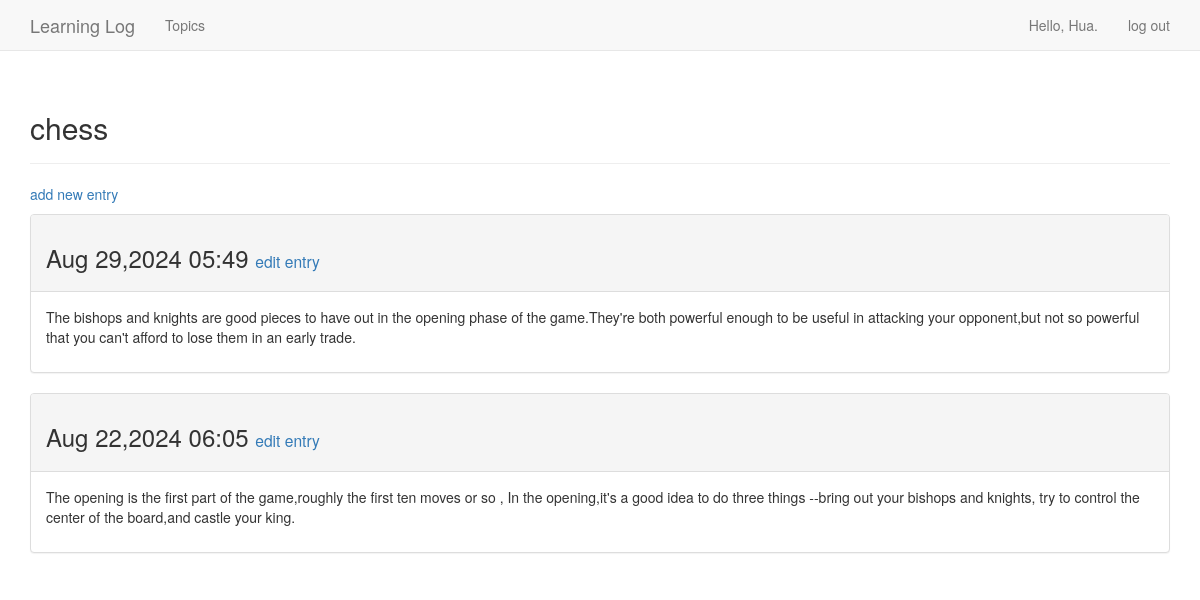
The page /topics/1/ (signed in) on the database its author committed.
### learning_logs/models.py (models this page shows, shortened)
class Topic(models.Model):
    text = models.CharField(max_length=200)
    date_added = models.DateTimeField(auto_now_add=True)
    owner = models.ForeignKey(User,on_delete=models.CASCADE)
    def __str__(self):
        return self.text

class Entry(models.Model):
    topic = models.ForeignKey(Topic,on_delete=models.CASCADE)
    text = models.TextField()
    date_added = models.DateTimeField(auto_now_add=True)
    class Meta:
        verbose_name_plural = 'entries'

### learning_logs/views.py (the view)
# urls.py: path('topics/<int:topic_id>/',views.topic,name='topic'),
@login_required
def topic(request,topic_id):
    topic = Topic.objects.get(id=topic_id)
    if topic.owner != request.user:
        raise Http404
    entries = topic.entry_set.order_by('-date_added')
    context = {'topic':topic, 'entries':entries}
    return render(request,'learning_logs/topic.html',context)

### learning_logs/templates/learning_logs/topic.html
{% extends 'learning_logs/base.html' %}
{% block header %}
<h2>{{topic}}</h2>
{% endblock header %}
{% block content %}
<p>
    <a href="{% url 'learning_logs:new_entry' topic.id %}">add new entry</a>
</p>
<ui>
    {% for entry in entries %}
    <div class="panel panel-default">
        <div class="panel-heading">
            <h3>
                {{ entry.date_added|date:'M d,Y H:i'}}
                <small>
                    <a href="{% url 'learning_logs:edit_entry' entry.id %}">edit entry</a>
                </small>
            </h3>
    </div>
    <div class="panel-body">
        {{ entry.text|linebreaks}}
    </div>
    </div>
    {% empty %}
        There are no entries for this topic yet.
    {% endfor %}
</ui>
{% endblock content %}

### learning_logs/templates/learning_logs/base.html (shortened to what this page needs)
<!DOCTYPE html>
<html lang="en">
  <head>
        <link rel="stylesheet" href="https://cdn.jsdelivr.net/npm/bootstrap@3.4.1/dist/css/bootstrap.min.css">
  </head>
  <body>
    <nav class="navbar navbar-default navbar-static-top">
        <div class="container">
            <div class="navbar-header">
                <a class="navbar-brand" href="{% url 'learning_logs:index' %}">
                    Learning Log</a>
            </div>
            <div id="navbar" class="navbar-collapse collapse">
               <ul class="nav navbar-nav">
                  <li><a href="{% url 'learning_logs:topics' %}">Topics</a></li>
               </ul>
               <ul class="nav navbar-nav navbar-right">
                  {% if user.is_authenticated %}
                     <li><a>Hello, {{ user.username }}.</a></li>
                     <li><a href="{% url 'users:logout' %}">log out</a></li>
                  {% else %}
                     <li><a href="{% url 'users:register' %}">register</a></li>
                     <li><a href="{% url 'users:login' %}">log in</a></li>
                  {% endif %}
               </ul>
            </div>
        </div>
    </nav>
    <div class="container">
        <div class="page-header">
            {% block header %}{% endblock header %}
        </div>
        {% block content %}{% endblock content %}
    </div>
  </body>
</html>

### rows shown on the page
Topic: text "chess"
Entry: date_added "Aug 29,2024 05:49", text "The bishops and knights are good pieces to have out in the opening phase of the game.They're both powerful enough to be useful in attacking your opponent,but not so powerful that you can't afford to lose them in an early trade."
Entry: date_added "Aug 22,2024 06:05", text "The opening is the first part of the game,roughly the first ten moves or so , In the opening,it's a good idea to do three things --bring out your bishops and knights, try to control the center of the board,and castle your king."

### other values the page prints
{{ user.username }} "Hua"
